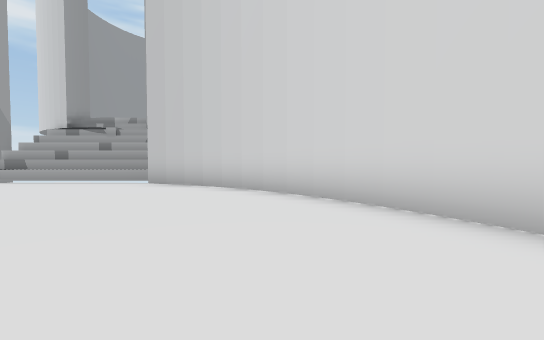
View 1 (above)

16 first-person views from a walk through a scene from a Unity 3-D project. The camera is 1.2 m above the floor, tilts 2° down and sees 90° across. The floor is counted in squares, 2 m on a side. Each view is taken from the middle of a square. On the plan, view 1 faces up. The plan holds only what a view shows up to about 9 squares ahead; the rest is blank. The place goes on beyond the plan. Some animated figures are left out.

View 2
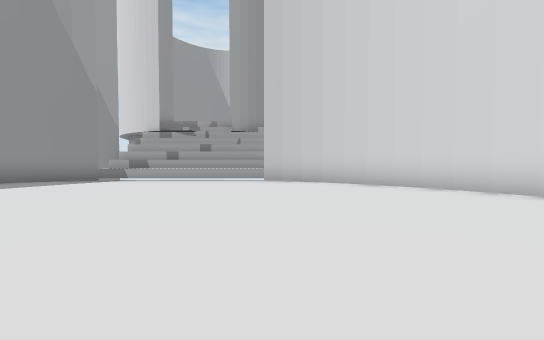

View 3
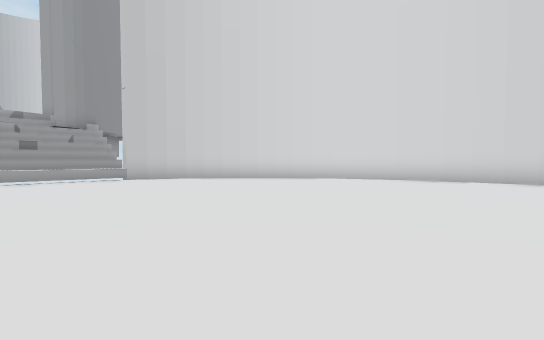

View 4
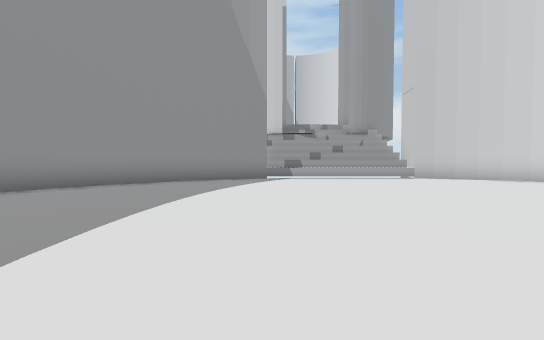

View 5
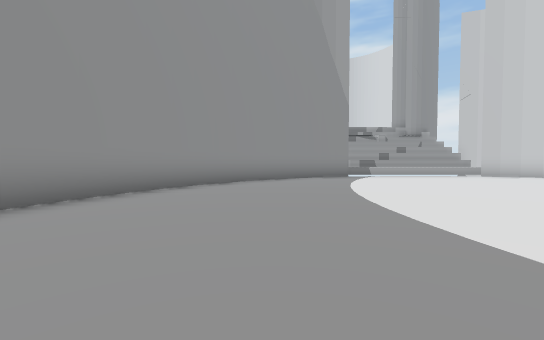

View 6
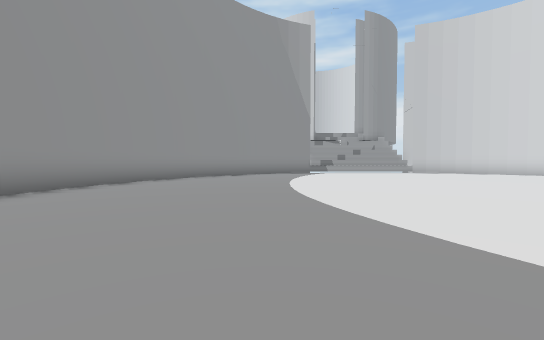

View 7
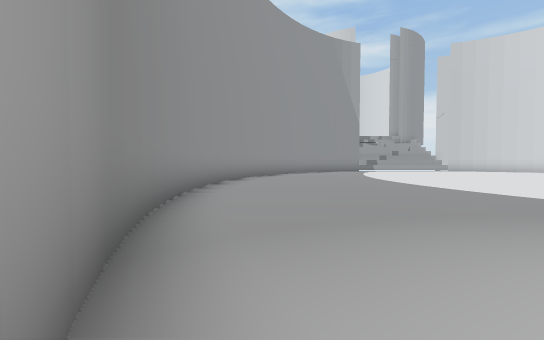

View 8
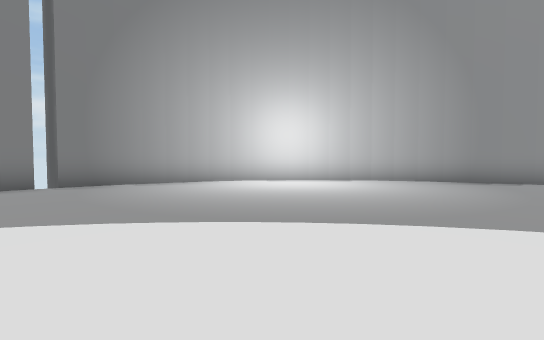

View 9
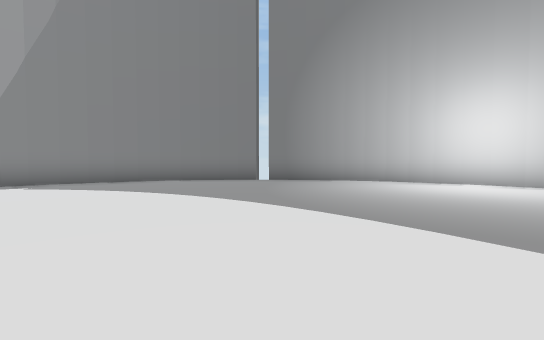

View 10
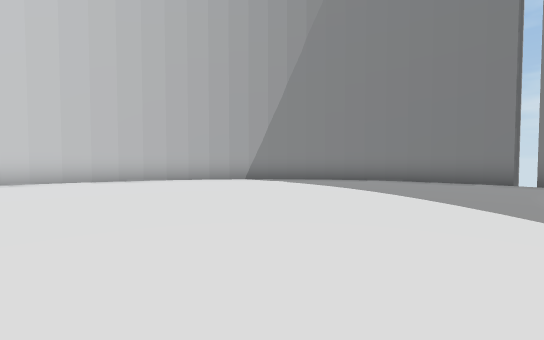

View 11
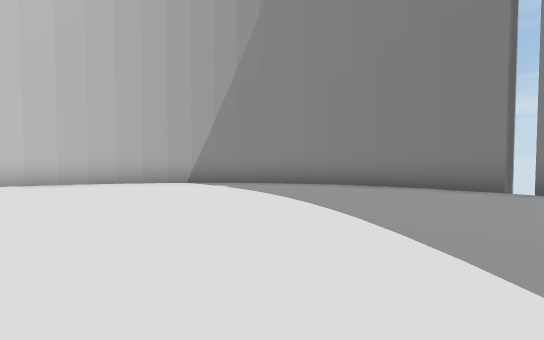

View 12
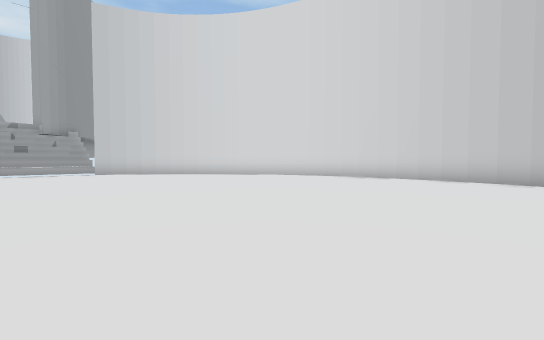

View 13
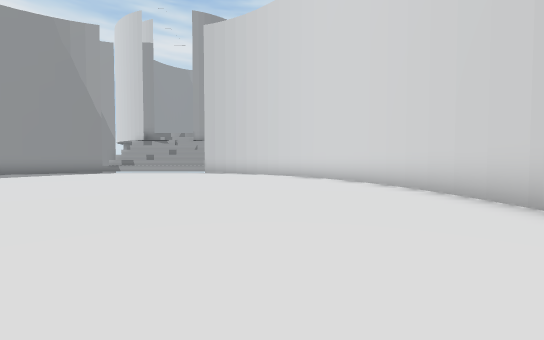

View 14
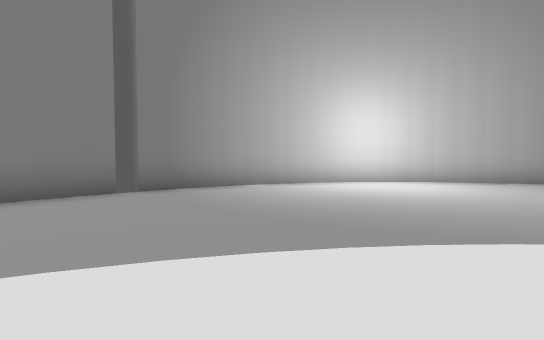

View 15
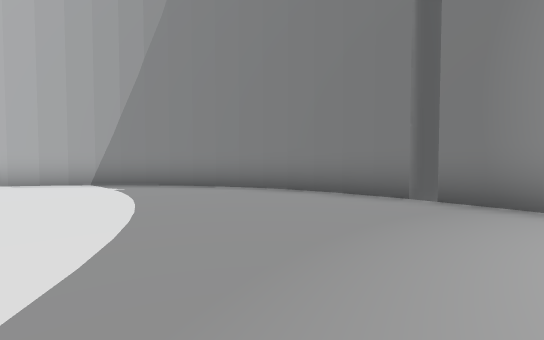

View 16
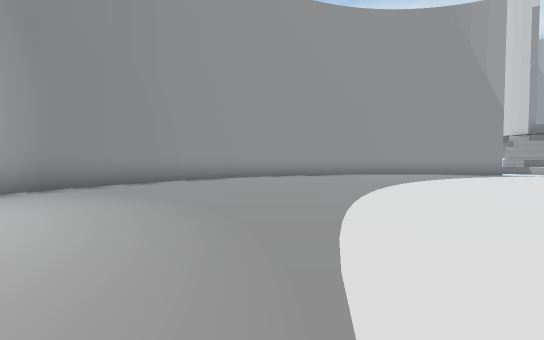

### Floor plan
Points are (right, up) in squares from view 1. A wall is a line through its corners. A room is listed if a view was taken in it or the views show most of it. See-through windows are left out.
Room 1 (views 1, 2, 3, 4, 5, 6, 7, 8, 9, 10, 11, 12, 13, 14, 15, 16)
walls: (-14.6, -3.8) (-14.3, -5.2); (-14, -6.3) (-13.2, -8.2); (-14.4, -5.1) (-14, -6.5); (-14.6, -1.8) (-14.6, -2.6); (-14.7, -2.6) (-14.6, -3.9); (-13.2, -8.1) (-12.5, -9.2) (-11.6, -10.2); (-14.4, 0.1) (-14.7, -2); (-11.7, -10.1) (-10.3, -11.3); (2.9, -5.2) (3.2, -3.9); (-13.7, 2) (-14.4, -0.1); (3.2, -4) (3.3, -2.5); (-10.3, -11.2) (-9.3, -11.8); (2.4, -7) (3, -5.1); (3.3, -2.6) (3.1, -0.5); (3.1, -0.7) (2.8, 0.7); (1, -9.3) (2.1, -7.6) (2.4, -6.9); (-9.4, -11.8) (-7.6, -12.4); (2.8, 0.6) (2.4, 2); (-7.7, -12.4) (-6.4, -12.6); (-5.5, -12.6) (-4.3, -12.5); (-4.5, -12.5) (-3.2, -12.3); (-6.6, -12.6) (-5.9, -12.6); (2.4, 1.8) (1.5, 3.6); (-2.7, -12.1) (-1.1, -11.3) (0.3, -10.1) (1.1, -9.1); (-3.3, -12.3) (-2.6, -12); (-12.1, 4.6) (-13.2, 3) (-13.8, 1.8); (-11.2, 5.4) (-12.1, 4.5); (1.5, 3.5) (0.7, 4.6); (0.7, 4.5) (-0.2, 5.5); (-9.7, 6.4) (-10.3, 6.1); (-10.2, 6.2) (-11.3, 5.3); (-0.1, 5.4) (-1.6, 6.5); (-8.2, 7.1) (-9.8, 6.4); (-1.6, 6.4) (-3.2, 7.1); (-3.1, 7.7) (-8.2, 7.7); (-3.5, 8.2) (-8.2, 8.2)
low walls: (-3.2, 7.1) (-8.2, 7.1)

Where each view was taken, in squares from view 1:
view 1: 0 up, 0 right, facing up
view 2: 1 down, 3 left, facing up
view 3: 2 down, 6 left, facing up-right
view 4: 2 down, 8 left, facing up
view 5: 3 down, 11 left, facing up
view 6: 6 down, 10 left, facing up
view 7: 8 down, 13 left, facing up
view 8: 5 down, 5 left, facing down-left
view 9: 4 down, 6 left, facing down
view 10: 4 down, 6 left, facing down-right
view 11: 6 down, 6 left, facing down-right
view 12: 6 down, 6 left, facing up-right
view 13: 6 down, 0 right, facing up
view 14: 7 down, 4 left, facing down-left
view 15: 8 down, 7 left, facing down-right
view 16: 7 down, 7 left, facing up-left
